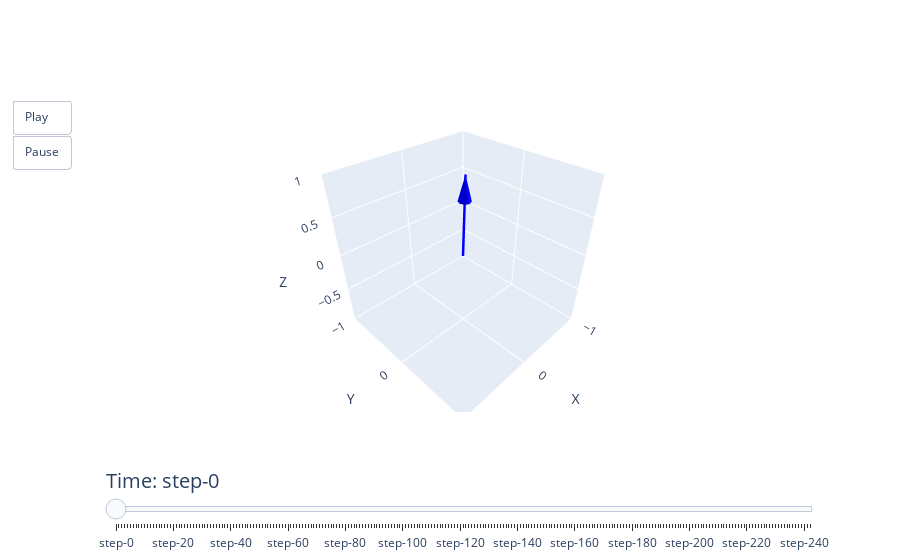

Notebook source saved alongside this figure:
### Code cell
def plot_euler_angles_3d(quaternion_data, step):
    # Initialize lists to store Euler angles over time
    rolls = []
    pitches = []
    yaws = []

    for q in quaternion_data:
        roll, pitch, yaw = quaternion_to_euler_angles(q)
        rolls.append(roll)
        pitches.append(pitch)
        yaws.append(yaw)
    
    view_plot.generate_plot(rolls,pitches,yaws,step)

plot_euler_angles_3d(predicted_states,20)

### Figure 1 — Plotly figure (JSON) as saved in the notebook; plotly's stock layout.template omitted (floating-point values rounded to 4 significant figures)
{"data": [{"line": {"color": "blue", "width": 5}, "mode": "lines", "name": "Vector", "type": "scatter3d", "x": [0, -0.01148], "y": [0, 0.02408], "z": [0, 0.9996]}, {"anchor": "tip", "colorscale": [[0, "blue"], [1, "blue"]], "name": "Arrowhead", "showscale": false, "sizemode": "absolute", "sizeref": 0.3, "type": "cone", "u": [-0.01148], "v": [0.02408], "w": [0.9996], "x": [-0.01148], "y": [0.02408], "z": [0.9996]}], "layout": {"scene": {"xaxis": {"range": [-1, 1], "title": {"text": "X"}}, "yaxis": {"range": [-1, 1], "title": {"text": "Y"}}, "zaxis": {"range": [-1, 1], "title": {"text": "Z"}}}, "sliders": [{"currentvalue": {"font": {"size": 20}, "prefix": "Time: "}, "pad": {"t": 50}, "steps": [{"args": [["frame0"], {"frame": {"duration": 1, "redraw": true}, "mode": "immediate"}], "method": "animate"}, {"args": [["frame20"], {"frame": {"duration": 1, "redraw": true}, "mode": "immediate"}], "method": "animate"}, {"args": [["frame40"], {"frame": {"duration": 1, "redraw": true}, "mode": "immediate"}], "method": "animate"}, {"args": [["frame60"], {"frame": {"duration": 1, "redraw": true}, "mode": "immediate"}], "method": "animate"}, {"args": [["frame80"], {"frame": {"duration": 1, "redraw": true}, "mode": "immediate"}], "method": "animate"}, {"args": [["frame100"], {"frame": {"duration": 1, "redraw": true}, "mode": "immediate"}], "method": "animate"}, {"args": [["frame120"], {"frame": {"duration": 1, "redraw": true}, "mode": "immediate"}], "method": "animate"}, {"args": [["frame140"], {"frame": {"duration": 1, "redraw": true}, "mode": "immediate"}], "method": "animate"}, {"args": [["frame160"], {"frame": {"duration": 1, "redraw": true}, "mode": "immediate"}], "method": "animate"}, {"args": [["frame180"], {"frame": {"duration": 1, "redraw": true}, "mode": "immediate"}], "method": "animate"}, {"args": [["frame200"], {"frame": {"duration": 1, "redraw": true}, "mode": "immediate"}], "method": "animate"}, {"args": [["frame220"], {"frame": {"duration": 1, "redraw": true}, "mode": "immediate"}], "method": "animate"}, {"args": [["frame240"], {"frame": {"duration": 1, "redraw": true}, "mode": "immediate"}], "method": "animate"}, {"args": [["frame260"], {"frame": {"duration": 1, "redraw": true}, "mode": "immediate"}], "method": "animate"}, {"args": [["frame280"], {"frame": {"duration": 1, "redraw": true}, "mode": "immediate"}], "method": "animate"}, {"args": [["frame300"], {"frame": {"duration": 1, "redraw": true}, "mode": "immediate"}], "method": "animate"}, {"args": [["frame320"], {"frame": {"duration": 1, "redraw": true}, "mode": "immediate"}], "method": "animate"}, {"args": [["frame340"], {"frame": {"duration": 1, "redraw": true}, "mode": "immediate"}], "method": "animate"}, {"args": [["frame360"], {"frame": {"duration": 1, "redraw": true}, "mode": "immediate"}], "method": "animate"}, {"args": [["frame380"], {"frame": {"duration": 1, "redraw": true}, "mode": "immediate"}], "method": "animate"}, {"args": [["frame400"], {"frame": {"duration": 1, "redraw": true}, "mode": "immediate"}], "method": "animate"}, {"args": [["frame420"], {"frame": {"duration": 1, "redraw": true}, "mode": "immediate"}], "method": "animate"}, {"args": [["frame440"], {"frame": {"duration": 1, "redraw": true}, "mode": "immediate"}], "method": "animate"}, {"args": [["frame460"], {"frame": {"duration": 1, "redraw": true}, "mode": "immediate"}], "method": "animate"}, {"args": [["frame480"], {"frame": {"duration": 1, "redraw": true}, "mode": "immediate"}], "method": "animate"}, {"args": [["frame500"], {"frame": {"duration": 1, "redraw": true}, "mode": "immediate"}], "method": "animate"}, {"args": [["frame520"], {"frame": {"duration": 1, "redraw": true}, "mode": "immediate"}], "method": "animate"}, {"args": [["frame540"], {"frame": {"duration": 1, "redraw": true}, "mode": "immediate"}], "method": "animate"}, {"args": [["frame560"], {"frame": {"duration": 1, "redraw": true}, "mode": "immediate"}], "method": "animate"}, {"args": [["frame580"], {"frame": {"duration": 1, "redraw": true}, "mode": "immediate"}], "method": "animate"}, {"args": [["frame600"], {"frame": {"duration": 1, "redraw": true}, "mode": "immediate"}], "method": "animate"}, {"args": [["frame620"], {"frame": {"duration": 1, "redraw": true}, "mode": "immediate"}], "method": "animate"}, {"args": [["frame640"], {"frame": {"duration": 1, "redraw": true}, "mode": "immediate"}], "method": "animate"}, {"args": [["frame660"], {"frame": {"duration": 1, "redraw": true}, "mode": "immediate"}], "method": "animate"}, {"args": [["frame680"], {"frame": {"duration": 1, "redraw": true}, "mode": "immediate"}], "method": "animate"}, {"args": [["frame700"], {"frame": {"duration": 1, "redraw": true}, "mode": "immediate"}], "method": "animate"}, {"args": [["frame720"], {"frame": {"duration": 1, "redraw": true}, "mode": "immediate"}], "method": "animate"}, {"args": [["frame740"], {"frame": {"duration": 1, "redraw": true}, "mode": "immediate"}], "method": "animate"}, {"args": [["frame760"], {"frame": {"duration": 1, "redraw": true}, "mode": "immediate"}], "method": "animate"}, {"args": [["frame780"], {"frame": {"duration": 1, "redraw": true}, "mode": "immediate"}], "method": "animate"}, {"args": [["frame800"], {"frame": {"duration": 1, "redraw": true}, "mode": "immediate"}], "method": "animate"}, {"args": [["frame820"], {"frame": {"duration": 1, "redraw": true}, "mode": "immediate"}], "method": "animate"}, {"args": [["frame840"], {"frame": {"duration": 1, "redraw": true}, "mode": "immediate"}], "method": "animate"}, {"args": [["frame860"], {"frame": {"duration": 1, "redraw": true}, "mode": "immediate"}], "method": "animate"}, {"args": [["frame880"], {"frame": {"duration": 1, "redraw": true}, "mode": "immediate"}], "method": "animate"}, {"args": [["frame900"], {"frame": {"duration": 1, "redraw": true}, "mode": "immediate"}], "method": "animate"}, {"args": [["frame920"], {"frame": {"duration": 1, "redraw": true}, "mode": "immediate"}], "method": "animate"}, {"args": [["frame940"], {"frame": {"duration": 1, "redraw": true}, "mode": "immediate"}], "method": "animate"}, {"args": [["frame960"], {"frame": {"duration": 1, "redraw": true}, "mode": "immediate"}], "method": "animate"}, {"args": [["frame980"], {"frame": {"duration": 1, "redraw": true}, "mode": "immediate"}], "method": "animate"}, {"args": [["frame1000"], {"frame": {"duration": 1, "redraw": true}, "mode": "immediate"}], "method": "animate"}, {"args": [["frame1020"], {"frame": {"duration": 1, "redraw": true}, "mode": "immediate"}], "method": "animate"}, {"args": [["frame1040"], {"frame": {"duration": 1, "redraw": true}, "mode": "immediate"}], "method": "animate"}, {"args": [["frame1060"], {"frame": {"duration": 1, "redraw": true}, "mode": "immediate"}], "method": "animate"}, {"args": [["frame1080"], {"frame": {"duration": 1, "redraw": true}, "mode": "immediate"}], "method": "animate"}, {"args": [["frame1100"], {"frame": {"duration": 1, "redraw": true}, "mode": "immediate"}], "method": "animate"}, {"args": [["frame1120"], {"frame": {"duration": 1, "redraw": true}, "mode": "immediate"}], "method": "animate"}, {"args": [["frame1140"], {"frame": {"duration": 1, "redraw": true}, "mode": "immediate"}], "method": "animate"}, {"args": [["frame1160"], {"frame": {"duration": 1, "redraw": true}, "mode": "immediate"}], "method": "animate"}, {"args": [["frame1180"], {"frame": {"duration": 1, "redraw": true}, "mode": "immediate"}], "method": "animate"}, {"args": [["frame1200"], {"frame": {"duration": 1, "redraw": true}, "mode": "immediate"}], "method": "animate"}, {"args": [["frame1220"], {"frame": {"duration": 1, "redraw": true}, "mode": "immediate"}], "method": "animate"}, {"args": [["frame1240"], {"frame": {"duration": 1, "redraw": true}, "mode": "immediate"}], "method": "animate"}, {"args": [["frame1260"], {"frame": {"duration": 1, "redraw": true}, "mode": "immediate"}], "method": "animate"}, {"args": [["frame1280"], {"frame": {"duration": 1, "redraw": true}, "mode": "immediate"}], "method": "animate"}, {"args": [["frame1300"], {"frame": {"duration": 1, "redraw": true}, "mode": "immediate"}], "method": "animate"}, {"args": [["frame1320"], {"frame": {"duration": 1, "redraw": true}, "mode": "immediate"}], "method": "animate"}, {"args": [["frame1340"], {"frame": {"duration": 1, "redraw": true}, "mode": "immediate"}], "method": "animate"}, {"args": [["frame1360"], {"frame": {"duration": 1, "redraw": true}, "mode": "immediate"}], "method": "animate"}, {"args": [["frame1380"], {"frame": {"duration": 1, "redraw": true}, "mode": "immediate"}], "method": "animate"}, {"args": [["frame1400"], {"frame": {"duration": 1, "redraw": true}, "mode": "immediate"}], "method": "animate"}, {"args": [["frame1420"], {"frame": {"duration": 1, "redraw": true}, "mode": "immediate"}], "method": "animate"}, {"args": [["frame1440"], {"frame": {"duration": 1, "redraw": true}, "mode": "immediate"}], "method": "animate"}, {"args": [["frame1460"], {"frame": {"duration": 1, "redraw": true}, "mode": "immediate"}], "method": "animate"}, {"args": [["frame1480"], {"frame": {"duration": 1, "redraw": true}, "mode": "immediate"}], "method": "animate"}, {"args": [["frame1500"], {"frame": {"duration": 1, "redraw": true}, "mode": "immediate"}], "method": "animate"}, {"args": [["frame1520"], {"frame": {"duration": 1, "redraw": true}, "mode": "immediate"}], "method": "animate"}, {"args": [["frame1540"], {"frame": {"duration": 1, "redraw": true}, "mode": "immediate"}], "method": "animate"}, {"args": [["frame1560"], {"frame": {"duration": 1, "redraw": true}, "mode": "immediate"}], "method": "animate"}, {"args": [["frame1580"], {"frame": {"duration": 1, "redraw": true}, "mode": "immediate"}], "method": "animate"}, {"args": [["frame1600"], {"frame": {"duration": 1, "redraw": true}, "mode": "immediate"}], "method": "animate"}, {"args": [["frame1620"], {"frame": {"duration": 1, "redraw": true}, "mode": "immediate"}], "method": "animate"}, {"args": [["frame1640"], {"frame": {"duration": 1, "redraw": true}, "mode": "immediate"}], "method": "animate"}, {"args": [["frame1660"], {"frame": {"duration": 1, "redraw": true}, "mode": "immediate"}], "method": "animate"}, {"args": [["frame1680"], {"frame": {"duration": 1, "redraw": true}, "mode": "immediate"}], "method": "animate"}, {"args": [["frame1700"], {"frame": {"duration": 1, "redraw": true}, "mode": "immediate"}], "method": "animate"}, {"args": [["frame1720"], {"frame": {"duration": 1, "redraw": true}, "mode": "immediate"}], "method": "animate"}, {"args": [["frame1740"], {"frame": {"duration": 1, "redraw": true}, "mode": "immediate"}], "method": "animate"}, {"args": [["frame1760"], {"frame": {"duration": 1, "redraw": true}, "mode": "immediate"}], "method": "animate"}, {"args": [["frame1780"], {"frame": {"duration": 1, "redraw": true}, "mode": "immediate"}], "method": "animate"}, {"args": [["frame1800"], {"frame": {"duration": 1, "redraw": true}, "mode": "immediate"}], "method": "animate"}, {"args": [["frame1820"], {"frame": {"duration": 1, "redraw": true}, "mode": "immediate"}], "method": "animate"}, {"args": [["frame1840"], {"frame": {"duration": 1, "redraw": true}, "mode": "immediate"}], "method": "animate"}, {"args": [["frame1860"], {"frame": {"duration": 1, "redraw": true}, "mode": "immediate"}], "method": "animate"}, {"args": [["frame1880"], {"frame": {"duration": 1, "redraw": true}, "mode": "immediate"}], "method": "animate"}, {"args": [["frame1900"], {"frame": {"duration": 1, "redraw": true}, "mode": "immediate"}], "method": "animate"}, {"args": [["frame1920"], {"frame": {"duration": 1, "redraw": true}, "mode": "immediate"}], "method": "animate"}, {"args": [["frame1940"], {"frame": {"duration": 1, "redraw": true}, "mode": "immediate"}], "method": "animate"}, {"args": [["frame1960"], {"frame": {"duration": 1, "redraw": true}, "mode": "immediate"}], "method": "animate"}, {"args": [["frame1980"], {"frame": {"duration": 1, "redraw": true}, "mode": "immediate"}], "method": "animate"}, {"args": [["frame2000"], {"frame": {"duration": 1, "redraw": true}, "mode": "immediate"}], "method": "animate"}, {"args": [["frame2020"], {"frame": {"duration": 1, "redraw": true}, "mode": "immediate"}], "method": "animate"}, {"args": [["frame2040"], {"frame": {"duration": 1, "redraw": true}, "mode": "immediate"}], "method": "animate"}, {"args": [["frame2060"], {"frame": {"duration": 1, "redraw": true}, "mode": "immediate"}], "method": "animate"}, {"args": [["frame2080"], {"frame": {"duration": 1, "redraw": true}, "mode": "immediate"}], "method": "animate"}, {"args": [["frame2100"], {"frame": {"duration": 1, "redraw": true}, "mode": "immediate"}], "method": "animate"}, {"args": [["frame2120"], {"frame": {"duration": 1, "redraw": true}, "mode": "immediate"}], "method": "animate"}, {"args": [["frame2140"], {"frame": {"duration": 1, "redraw": true}, "mode": "immediate"}], "method": "animate"}, {"args": [["frame2160"], {"frame": {"duration": 1, "redraw": true}, "mode": "immediate"}], "method": "animate"}, {"args": [["frame2180"], {"frame": {"duration": 1, "redraw": true}, "mode": "immediate"}], "method": "animate"}, {"args": [["frame2200"], {"frame": {"duration": 1, "redraw": true}, "mode": "immediate"}], "method": "animate"}, {"args": [["frame2220"], {"frame": {"duration": 1, "redraw": true}, "mode": "immediate"}], "method": "animate"}, {"args": [["frame2240"], {"frame": {"duration": 1, "redraw": true}, "mode": "immediate"}], "method": "animate"}, {"args": [["frame2260"], {"frame": {"duration": 1, "redraw": true}, "mode": "immediate"}], "method": "animate"}, {"args": [["frame2280"], {"frame": {"duration": 1, "redraw": true}, "mode": "immediate"}], "method": "animate"}, {"args": [["frame2300"], {"frame": {"duration": 1, "redraw": true}, "mode": "immediate"}], "method": "animate"}, {"args": [["frame2320"], {"frame": {"duration": 1, "redraw": true}, "mode": "immediate"}], "method": "animate"}, {"args": [["frame2340"], {"frame": {"duration": 1, "redraw": true}, "mode": "immediate"}], "method": "animate"}, {"args": [["frame2360"], {"frame": {"duration": 1, "redraw": true}, "mode": "immediate"}], "method": "animate"}, {"args": [["frame2380"], {"frame": {"duration": 1, "redraw": true}, "mode": "immediate"}], "method": "animate"}, {"args": [["frame2400"], {"frame": {"duration": 1, "redraw": true}, "mode": "immediate"}], "method": "animate"}, {"args": [["frame2420"], {"frame": {"duration": 1, "redraw": true}, "mode": "immediate"}], "method": "animate"}, {"args": [["frame2440"], {"frame": {"duration": 1, "redraw": true}, "mode": "immediate"}], "method": "animate"}, {"args": [["frame2460"], {"frame": {"duration": 1, "redraw": true}, "mode": "immediate"}], "method": "animate"}, {"args": [["frame2480"], {"frame": {"duration": 1, "redraw": true}, "mode": "immediate"}], "method": "animate"}, {"args": [["frame2500"], {"frame": {"duration": 1, "redraw": true}, "mode": "immediate"}], "method": "animate"}, {"args": [["frame2520"], {"frame": {"duration": 1, "redraw": true}, "mode": "immediate"}], "method": "animate"}, {"args": [["frame2540"], {"frame": {"duration": 1, "redraw": true}, "mode": "immediate"}], "method": "animate"}, {"args": [["frame2560"], {"frame": {"duration": 1, "redraw": true}, "mode": "immediate"}], "method": "animate"}, {"args": [["frame2580"], {"frame": {"duration": 1, "redraw": true}, "mode": "immediate"}], "method": "animate"}, {"args": [["frame2600"], {"frame": {"duration": 1, "redraw": true}, "mode": "immediate"}], "method": "animate"}, {"args": [["frame2620"], {"frame": {"duration": 1, "redraw": true}, "mode": "immediate"}], "method": "animate"}, {"args": [["frame2640"], {"frame": {"duration": 1, "redraw": true}, "mode": "immediate"}], "method": "animate"}, {"args": [["frame2660"], {"frame": {"duration": 1, "redraw": true}, "mode": "immediate"}], "method": "animate"}, {"args": [["frame2680"], {"frame": {"duration": 1, "redraw": true}, "mode": "immediate"}], "method": "animate"}, {"args": [["frame2700"], {"frame": {"duration": 1, "redraw": true}, "mode": "immediate"}], "method": "animate"}, {"args": [["frame2720"], {"frame": {"duration": 1, "redraw": true}, "mode": "immediate"}], "method": "animate"}, {"args": [["frame2740"], {"frame": {"duration": 1, "redraw": true}, "mode": "immediate"}], "method": "animate"}, {"args": [["frame2760"], {"frame": {"duration": 1, "redraw": true}, "mode": "immediate"}], "method": "animate"}, {"args": [["frame2780"], {"frame": {"duration": 1, "redraw": true}, "mode": "immediate"}], "method": "animate"}, {"args": [["frame2800"], {"frame": {"duration": 1, "redraw": true}, "mode": "immediate"}], "method": "animate"}, {"args": [["frame2820"], {"frame": {"duration": 1, "redraw": true}, "mode": "immediate"}], "method": "animate"}, {"args": [["frame2840"], {"frame": {"duration": 1, "redraw": true}, "mode": "immediate"}], "method": "animate"}, {"args": [["frame2860"], {"frame": {"duration": 1, "redraw": true}, "mode": "immediate"}], "method": "animate"}, {"args": [["frame2880"], {"frame": {"duration": 1, "redraw": true}, "mode": "immediate"}], "method": "animate"}, {"args": [["frame2900"], {"frame": {"duration": 1, "redraw": true}, "mode": "immediate"}], "method": "animate"}, {"args": [["frame2920"], {"frame": {"duration": 1, "redraw": true}, "mode": "immediate"}], "method": "animate"}, {"args": [["frame2940"], {"frame": {"duration": 1, "redraw": true}, "mode": "immediate"}], "method": "animate"}, {"args": [["frame2960"], {"frame": {"duration": 1, "redraw": true}, "mode": "immediate"}], "method": "animate"}, {"args": [["frame2980"], {"frame": {"duration": 1, "redraw": true}, "mode": "immediate"}], "method": "animate"}, {"args": [["frame3000"], {"frame": {"duration": 1, "redraw": true}, "mode": "immediate"}], "method": "animate"}, {"args": [["frame3020"], {"frame": {"duration": 1, "redraw": true}, "mode": "immediate"}], "method": "animate"}, {"args": [["frame3040"], {"frame": {"duration": 1, "redraw": true}, "mode": "immediate"}], "method": "animate"}, {"args": [["frame3060"], {"frame": {"duration": 1, "redraw": true}, "mode": "immediate"}], "method": "animate"}, {"args": [["frame3080"], {"frame": {"duration": 1, "redraw": true}, "mode": "immediate"}], "method": "animate"}, {"args": [["frame3100"], {"frame": {"duration": 1, "redraw": true}, "mode": "immediate"}], "method": "animate"}, {"args": [["frame3120"], {"frame": {"duration": 1, "redraw": true}, "mode": "immediate"}], "method": "animate"}, {"args": [["frame3140"], {"frame": {"duration": 1, "redraw": true}, "mode": "immediate"}], "method": "animate"}, {"args": [["frame3160"], {"frame": {"duration": 1, "redraw": true}, "mode": "immediate"}], "method": "animate"}, {"args": [["frame3180"], {"frame": {"duration": 1, "redraw": true}, "mode": "immediate"}], "method": "animate"}, {"args": [["frame3200"], {"frame": {"duration": 1, "redraw": true}, "mode": "immediate"}], "method": "animate"}, {"args": [["frame3220"], {"frame": {"duration": 1, "redraw": true}, "mode": "immediate"}], "method": "animate"}, {"args": [["frame3240"], {"frame": {"duration": 1, "redraw": true}, "mode": "immediate"}], "method": "animate"}, {"args": [["frame3260"], {"frame": {"duration": 1, "redraw": true}, "mode": "immediate"}], "method": "animate"}, {"args": [["frame3280"], {"frame": {"duration": 1, "redraw": true}, "mode": "immediate"}], "method": "animate"}, {"args": [["frame3300"], {"frame": {"duration": 1, "redraw": true}, "mode": "immediate"}], "method": "animate"}, {"args": [["frame3320"], {"frame": {"duration": 1, "redraw": true}, "mode": "immediate"}], "method": "animate"}, {"args": [["frame3340"], {"frame": {"duration": 1, "redraw": true}, "mode": "immediate"}], "method": "animate"}, {"args": [["frame3360"], {"frame": {"duration": 1, "redraw": true}, "mode": "immediate"}], "method": "animate"}, {"args": [["frame3380"], {"frame": {"duration": 1, "redraw": true}, "mode": "immediate"}], "method": "animate"}, {"args": [["frame3400"], {"frame": {"duration": 1, "redraw": true}, "mode": "immediate"}], "method": "animate"}, {"args": [["frame3420"], {"frame": {"duration": 1, "redraw": true}, "mode": "immediate"}], "method": "animate"}, {"args": [["frame3440"], {"frame": {"duration": 1, "redraw": true}, "mode": "immediate"}], "method": "animate"}, {"args": [["frame3460"], {"frame": {"duration": 1, "redraw": true}, "mode": "immediate"}], "method": "animate"}, {"args": [["frame3480"], {"frame": {"duration": 1, "redraw": true}, "mode": "immediate"}], "method": "animate"}, {"args": [["frame3500"], {"frame": {"duration": 1, "redraw": true}, "mode": "immediate"}], "method": "animate"}, {"args": [["frame3520"], {"frame": {"duration": 1, "redraw": true}, "mode": "immediate"}], "method": "animate"}, {"args": [["frame3540"], {"frame": {"duration": 1, "redraw": true}, "mode": "immediate"}], "method": "animate"}, {"args": [["frame3560"], {"frame": {"duration": 1, "redraw": true}, "mode": "immediate"}], "method": "animate"}, {"args": [["frame3580"], {"frame": {"duration": 1, "redraw": true}, "mode": "immediate"}], "method": "animate"}, {"args": [["frame3600"], {"frame": {"duration": 1, "redraw": true}, "mode": "immediate"}], "method": "animate"}, {"args": [["frame3620"], {"frame": {"duration": 1, "redraw": true}, "mode": "immediate"}], "method": "animate"}, {"args": [["frame3640"], {"frame": {"duration": 1, "redraw": true}, "mode": "immediate"}], "method": "animate"}, {"args": [["frame3660"], {"frame": {"duration": 1, "redraw": true}, "mode": "immediate"}], "method": "animate"}, {"args": [["frame3680"], {"frame": {"duration": 1, "redraw": true}, "mode": "immediate"}], "method": "animate"}, {"args": [["frame3700"], {"frame": {"duration": 1, "redraw": true}, "mode": "immediate"}], "method": "animate"}, {"args": [["frame3720"], {"frame": {"duration": 1, "redraw": true}, "mode": "immediate"}], "method": "animate"}, {"args": [["frame3740"], {"frame": {"duration": 1, "redraw": true}, "mode": "immediate"}], "method": "animate"}, {"args": [["frame3760"], {"frame": {"duration": 1, "redraw": true}, "mode": "immediate"}], "method": "animate"}, {"args": [["frame3780"], {"frame": {"duration": 1, "redraw": true}, "mode": "immediate"}], "method": "animate"}, {"args": [["frame3800"], {"frame": {"duration": 1, "redraw": true}, "mode": "immediate"}], "method": "animate"}, {"args": [["frame3820"], {"frame": {"duration": 1, "redraw": true}, "mode": "immediate"}], "method": "animate"}, {"args": [["frame3840"], {"frame": {"duration": 1, "redraw": true}, "mode": "immediate"}], "method": "animate"}, {"args": [["frame3860"], {"frame": {"duration": 1, "redraw": true}, "mode": "immediate"}], "method": "animate"}, {"args": [["frame3880"], {"frame": {"duration": 1, "redraw": true}, "mode": "immediate"}], "method": "animate"}, {"args": [["frame3900"], {"frame": {"duration": 1, "redraw": true}, "mode": "immediate"}], "method": "animate"}, {"args": [["frame3920"], {"frame": {"duration": 1, "redraw": true}, "mode": "immediate"}], "method": "animate"}, {"args": [["frame3940"], {"frame": {"duration": 1, "redraw": true}, "mode": "immediate"}], "method": "animate"}, {"args": [["frame3960"], {"frame": {"duration": 1, "redraw": true}, "mode": "immediate"}], "method": "animate"}, {"args": [["frame3980"], {"frame": {"duration": 1, "redraw": true}, "mode": "immediate"}], "method": "animate"}, {"args": [["frame4000"], {"frame": {"duration": 1, "redraw": true}, "mode": "immediate"}], "method": "animate"}, {"args": [["frame4020"], {"frame": {"duration": 1, "redraw": true}, "mode": "immediate"}], "method": "animate"}, {"args": [["frame4040"], {"frame": {"duration": 1, "redraw": true}, "mode": "immediate"}], "method": "animate"}, {"args": [["frame4060"], {"frame": {"duration": 1, "redraw": true}, "mode": "immediate"}], "method": "animate"}, {"args": [["frame4080"], {"frame": {"duration": 1, "redraw": true}, "mode": "immediate"}], "method": "animate"}, {"args": [["frame4100"], {"frame": {"duration": 1, "redraw": true}, "mode": "immediate"}], "method": "animate"}, {"args": [["frame4120"], {"frame": {"duration": 1, "redraw": true}, "mode": "immediate"}], "method": "animate"}, {"args": [["frame4140"], {"frame": {"duration": 1, "redraw": true}, "mode": "immediate"}], "method": "animate"}, {"args": [["frame4160"], {"frame": {"duration": 1, "redraw": true}, "mode": "immediate"}], "method": "animate"}, {"args": [["frame4180"], {"frame": {"duration": 1, "redraw": true}, "mode": "immediate"}], "method": "animate"}, {"args": [["frame4200"], {"frame": {"duration": 1, "redraw": true}, "mode": "immediate"}], "method": "animate"}, {"args": [["frame4220"], {"frame": {"duration": 1, "redraw": true}, "mode": "immediate"}], "method": "animate"}, {"args": [["frame4240"], {"frame": {"duration": 1, "redraw": true}, "mode": "immediate"}], "method": "animate"}, {"args": [["frame4260"], {"frame": {"duration": 1, "redraw": true}, "mode": "immediate"}], "method": "animate"}, {"args": [["frame4280"], {"frame": {"duration": 1, "redraw": true}, "mode": "immediate"}], "method": "animate"}, {"args": [["frame4300"], {"frame": {"duration": 1, "redraw": true}, "mode": "immediate"}], "method": "animate"}, {"args": [["frame4320"], {"frame": {"duration": 1, "redraw": true}, "mode": "immediate"}], "method": "animate"}, {"args": [["frame4340"], {"frame": {"duration": 1, "redraw": true}, "mode": "immediate"}], "method": "animate"}, {"args": [["frame4360"], {"frame": {"duration": 1, "redraw": true}, "mode": "immediate"}], "method": "animate"}, {"args": [["frame4380"], {"frame": {"duration": 1, "redraw": true}, "mode": "immediate"}], "method": "animate"}, {"args": [["frame4400"], {"frame": {"duration": 1, "redraw": true}, "mode": "immediate"}], "method": "animate"}, {"args": [["frame4420"], {"frame": {"duration": 1, "redraw": true}, "mode": "immediate"}], "method": "animate"}, {"args": [["frame4440"], {"frame": {"duration": 1, "redraw": true}, "mode": "immediate"}], "method": "animate"}, {"args": [["frame4460"], {"frame": {"duration": 1, "redraw": true}, "mode": "immediate"}], "method": "animate"}, {"args": [["frame4480"], {"frame": {"duration": 1, "redraw": true}, "mode": "immediate"}], "method": "animate"}, {"args": [["frame4500"], {"frame": {"duration": 1, "redraw": true}, "mode": "immediate"}], "method": "animate"}, {"args": [["frame4520"], {"frame": {"duration": 1, "redraw": true}, "mode": "immediate"}], "method": "animate"}, {"args": [["frame4540"], {"frame": {"duration": 1, "redraw": true}, "mode": "immediate"}], "method": "animate"}, {"args": [["frame4560"], {"frame": {"duration": 1, "redraw": true}, "mode": "immediate"}], "method": "animate"}, {"args": [["frame4580"], {"frame": {"duration": 1, "redraw": true}, "mode": "immediate"}], "method": "animate"}, {"args": [["frame4600"], {"frame": {"duration": 1, "redraw": true}, "mode": "immediate"}], "method": "animate"}, {"args": [["frame4620"], {"frame": {"duration": 1, "redraw": true}, "mode": "immediate"}], "method": "animate"}, {"args": [["frame4640"], {"frame": {"duration": 1, "redraw": true}, "mode": "immediate"}], "method": "animate"}, {"args": [["frame4660"], {"frame": {"duration": 1, "redraw": true}, "mode": "immediate"}], "method": "animate"}, {"args": [["frame4680"], {"frame": {"duration": 1, "redraw": true}, "mode": "immediate"}], "method": "animate"}, {"args": [["frame4700"], {"frame": {"duration": 1, "redraw": true}, "mode": "immediate"}], "method": "animate"}, {"args": [["frame4720"], {"frame": {"duration": 1, "redraw": true}, "mode": "immediate"}], "method": "animate"}, {"args": [["frame4740"], {"frame": {"duration": 1, "redraw": true}, "mode": "immediate"}], "method": "animate"}, {"args": [["frame4760"], {"frame": {"duration": 1, "redraw": true}, "mode": "immediate"}], "method": "animate"}, {"args": [["frame4780"], {"frame": {"duration": 1, "redraw": true}, "mode": "immediate"}], "method": "animate"}, {"args": [["frame4800"], {"frame": {"duration": 1, "redraw": true}, "mode": "immediate"}], "method": "animate"}, {"args": [["frame4820"], {"frame": {"duration": 1, "redraw": true}, "mode": "immediate"}], "method": "animate"}, {"args": [["frame4840"], {"frame": {"duration": 1, "redraw": true}, "mode": "immediate"}], "method": "animate"}]}], "updatemenus": [{"buttons": [{"args": [null, {"frame": {"duration": 1, "redraw": true}, "fromcurrent": true}], "label": "Play", "method": "animate"}, {"args": [[null], {"frame": {"duration": 0, "redraw": false}, "mode": "immediate"}], "label": "Pause", "method": "animate"}], "showactive": false, "type": "buttons"}]}}
